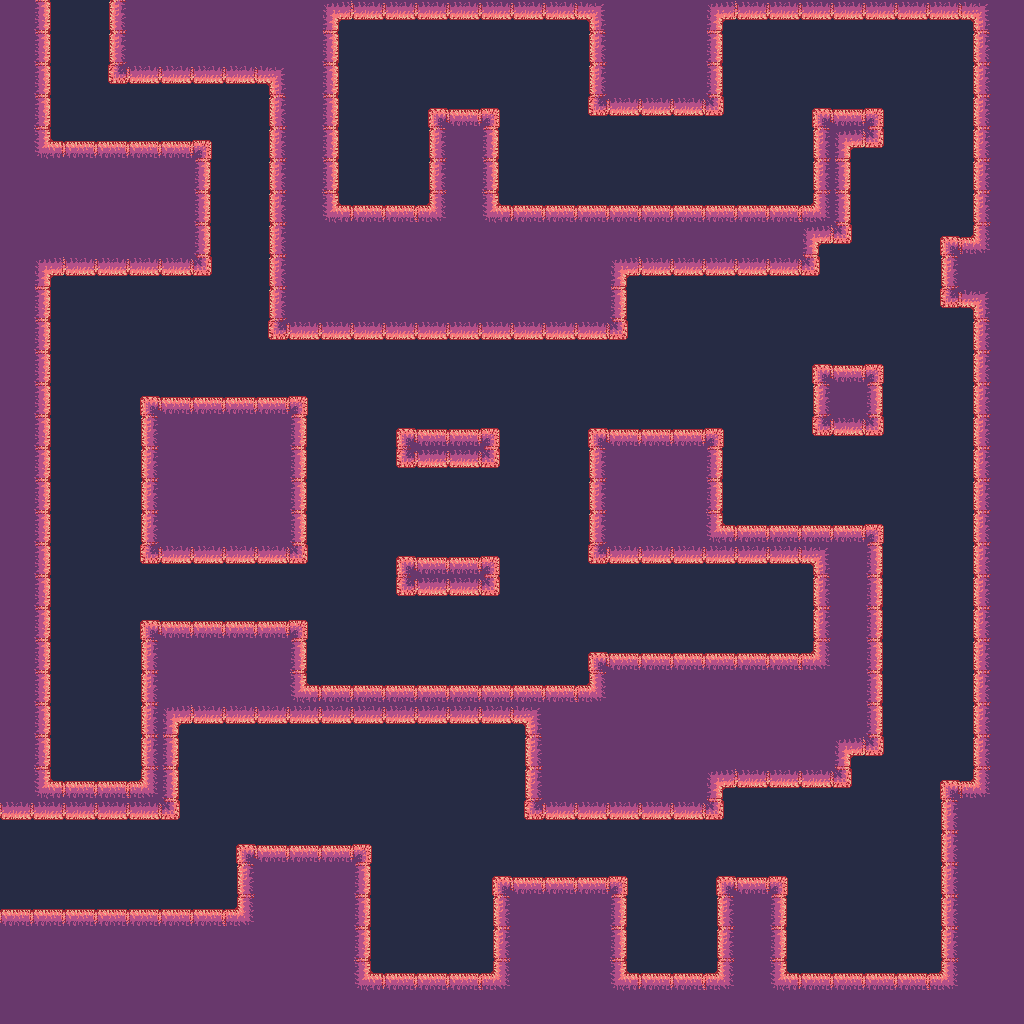

The image is a tile-based game level rendered from a .tmx file. Its description and complete source (layers, tilesets, objects, tile grids) follow:
An orthogonal 32x32 tile map with 32x32 px tiles, 1 tile layer (Tile Layer 1).

<map version="1.0" tiledversion="1.1.5" orientation="orthogonal" renderorder="right-down" width="32" height="32" tilewidth="32" tileheight="32" infinite="0" nextobjectid="1">
 <tileset firstgid="1" source="ld44.tsx" />
 <layer name="Tile Layer 1" width="32" height="32">
  <data encoding="csv">
12,6,11,5,12,12,12,12,12,12,3,8,8,8,8,8,8,8,4,12,12,12,3,8,8,8,8,8,8,8,4,12,
12,6,11,5,12,12,12,12,12,12,6,11,11,11,11,11,11,11,5,12,12,12,6,11,11,11,11,11,11,11,5,12,
12,6,11,16,8,8,8,8,4,12,6,11,11,11,11,11,11,11,5,12,12,12,6,11,11,11,11,11,11,11,5,12,
12,6,11,11,11,11,11,11,5,12,6,11,11,14,7,15,11,11,16,8,8,8,13,11,11,14,7,15,11,11,5,12,
12,2,7,7,7,7,15,11,5,12,6,11,11,5,12,6,11,11,11,11,11,11,11,11,11,5,3,13,11,11,5,12,
12,12,12,12,12,12,6,11,5,12,6,11,11,5,12,6,11,11,11,11,11,11,11,11,11,5,6,11,11,11,5,12,
12,12,12,12,12,12,6,11,5,12,2,7,7,1,12,2,7,7,7,7,7,7,7,7,7,1,6,11,11,11,5,12,
12,12,12,12,12,12,6,11,5,12,12,12,12,12,12,12,12,12,12,12,12,12,12,12,12,3,13,11,11,14,1,12,
12,3,8,8,8,8,13,11,5,12,12,12,12,12,12,12,12,12,12,3,8,8,8,8,8,13,11,11,11,5,12,12,
12,6,11,11,11,11,11,11,5,12,12,12,12,12,12,12,12,12,12,6,11,11,11,11,11,11,11,11,11,16,4,12,
12,6,11,11,11,11,11,11,16,8,8,8,8,8,8,8,8,8,8,13,11,11,11,11,11,11,11,11,11,11,5,12,
12,6,11,11,11,11,11,11,11,11,11,11,11,11,11,11,11,11,11,11,11,11,11,11,11,14,7,15,11,11,5,12,
12,6,11,11,14,7,7,7,7,15,11,11,11,11,11,11,11,11,11,11,11,11,11,11,11,5,12,6,11,11,5,12,
12,6,11,11,5,12,12,12,12,6,11,11,14,7,7,15,11,11,14,7,7,7,15,11,11,16,8,13,11,11,5,12,
12,6,11,11,5,12,12,12,12,6,11,11,16,8,8,13,11,11,5,12,12,12,6,11,11,11,11,11,11,11,5,12,
12,6,11,11,5,12,12,12,12,6,11,11,11,11,11,11,11,11,5,12,12,12,6,11,11,11,11,11,11,11,5,12,
12,6,11,11,5,12,12,12,12,6,11,11,11,11,11,11,11,11,5,12,12,12,2,7,7,7,7,15,11,11,5,12,
12,6,11,11,16,8,8,8,8,13,11,11,14,7,7,15,11,11,16,8,8,8,8,8,8,4,12,6,11,11,5,12,
12,6,11,11,11,11,11,11,11,11,11,11,16,8,8,13,11,11,11,11,11,11,11,11,11,5,12,6,11,11,5,12,
12,6,11,11,14,7,7,7,7,15,11,11,11,11,11,11,11,11,11,11,11,11,11,11,11,5,12,6,11,11,5,12,
12,6,11,11,5,12,12,12,12,6,11,11,11,11,11,11,11,11,14,7,7,7,7,7,7,1,12,6,11,11,5,12,
12,6,11,11,5,12,12,12,12,2,7,7,7,7,7,7,7,7,1,12,12,12,12,12,12,12,12,6,11,11,5,12,
12,6,11,11,5,3,8,8,8,8,8,8,8,8,8,8,4,12,12,12,12,12,12,12,12,12,12,6,11,11,5,12,
12,6,11,11,5,6,11,11,11,11,11,11,11,11,11,11,5,12,12,12,12,12,12,12,12,12,3,13,11,11,5,12,
12,2,7,7,1,6,11,11,11,11,11,11,11,11,11,11,5,12,12,12,12,12,3,8,8,8,13,11,11,14,1,12,
8,8,8,8,8,13,11,11,11,11,11,11,11,11,11,11,16,8,8,8,8,8,13,11,11,11,11,11,11,5,12,12,
11,11,11,11,11,11,11,14,7,7,7,15,11,11,11,11,11,11,11,11,11,11,11,11,11,11,11,11,11,5,12,12,
11,11,11,11,11,11,11,5,12,12,12,6,11,11,11,14,7,7,7,15,11,11,14,7,15,11,11,11,11,5,12,12,
7,7,7,7,7,7,7,1,12,12,12,6,11,11,11,5,12,12,12,6,11,11,5,12,6,11,11,11,11,5,12,12,
12,12,12,12,12,12,12,12,12,12,12,6,11,11,11,5,12,12,12,6,11,11,5,12,6,11,11,11,11,5,12,12,
12,12,12,12,12,12,12,12,12,12,12,2,7,7,7,1,12,12,12,2,7,7,1,12,2,7,7,7,7,1,12,12,
12,12,12,12,12,12,12,12,12,12,12,12,12,12,12,12,12,12,12,12,12,12,12,12,12,12,12,12,12,12,12,12
</data>
 </layer>
</map>
